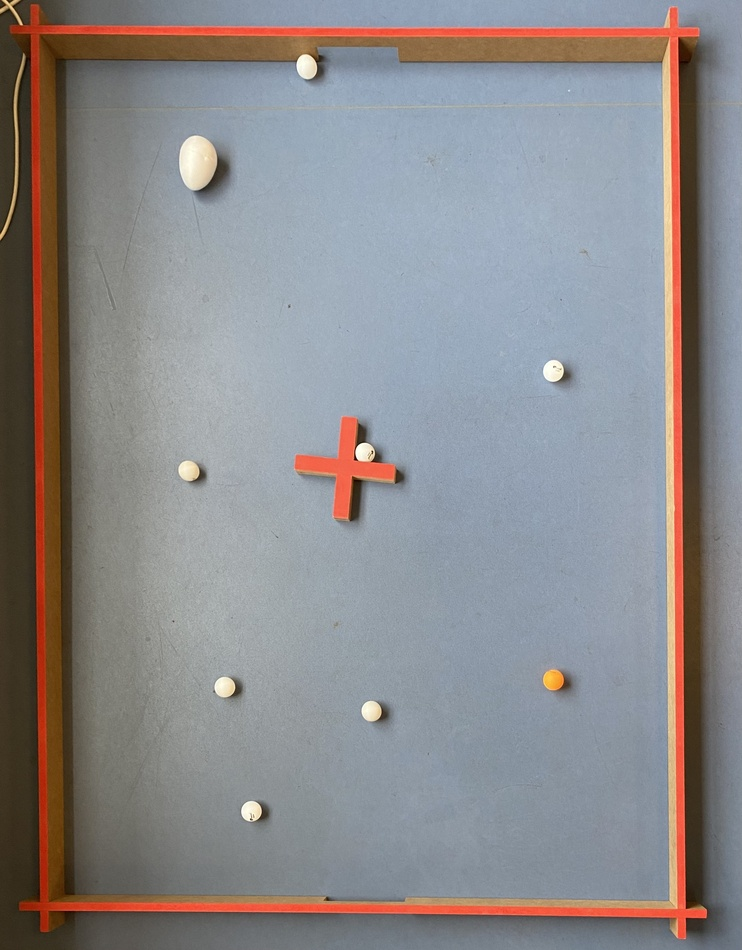
#> input picture python/app/datasets/imags/test1.jpg, 742 x 950 px, shrunk from 2551 x 3266 before the run, found by its file name
$ python imagrball.py
#> lines starting #> are read from the running program, lines starting #| are printed output that depends on the picture; after the words box and inside, x2 and y2 are one past the last pixel; in counts of white or black regions, pixels touching at a corner belong together

import cv2
import numpy as np

# Provide the correct full path to the image file
image_path = '/Users/hallahalhag/Documents/GitHub/GolfBot.Group18/python/app/datasets/imags/test1.jpg'

# Load the image
img = cv2.imread(image_path)
#> img is the input picture: shape (950, 742, 3); mean B, G, R 138.4, 136.9, 139.2

# Check if the image is loaded successfully
if img is None:
    print(f"Error: Unable to load the image from '{image_path}'.")
else:
    # Convert the image to grayscale
    gray = cv2.cvtColor(img, cv2.COLOR_BGR2GRAY)
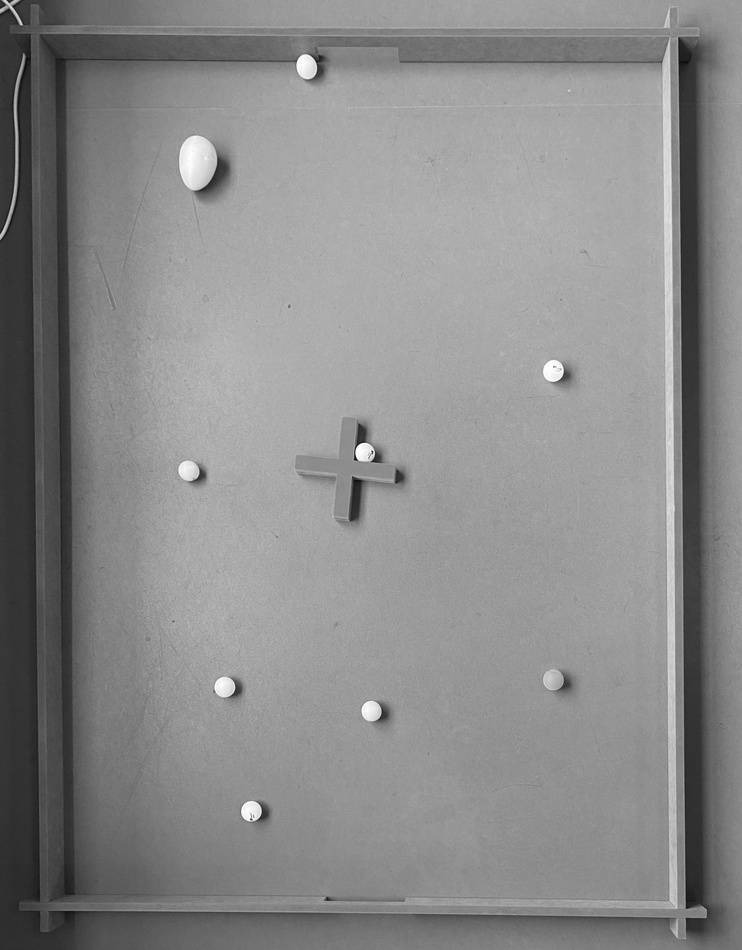
#> gray: shape (950, 742); min 9, max 254, mean 137.8

    # Apply GaussianBlur to reduce noise and help the circle detection
    blurred = cv2.GaussianBlur(gray, (9, 9), 2)

    # Use Hough Circle Transform to detect circles for the ball
    circles = cv2.HoughCircles(
        blurred,
        cv2.HOUGH_GRADIENT,
        dp=1,
        minDist=50,
        param1=50,
        param2=30,
        minRadius=10,
        maxRadius=50
    )
#> circles = None

    # If circles are found for the ball, draw them on the image
    if circles is not None:
        circles = np.uint16(np.around(circles))
        for i, circle in enumerate(circles[0, :]):
            # Draw the outer circle
            cv2.circle(img, (circle[0], circle[1]), circle[2], (0, 255, 0), 2)
            # Draw the center of the circle
            cv2.circle(img, (circle[0], circle[1]), 2, (0, 0, 255), 3)
            label_position = (circle[0] - 10, circle[1] - 10)
            cv2.putText(img, "golf_ball", label_position, cv2.FONT_HERSHEY_SIMPLEX, 0.5, (255, 255, 255), 2)

    # Threshold the image to segment the white cork (adjust the threshold value as needed)
    _, thresh = cv2.threshold(blurred, 200, 255, cv2.THRESH_BINARY)
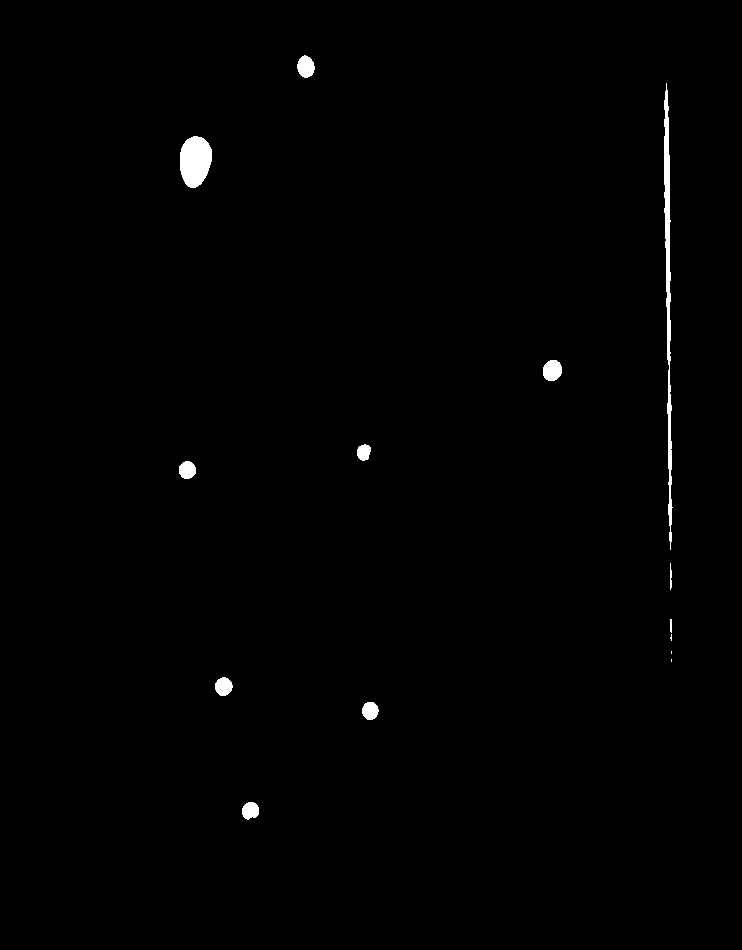
#> thresh: shape (950, 742); 0.7% white; 14 white regions (3 under 20 px)

    # Find contours in the thresholded image for the egg
    contours, _ = cv2.findContours(thresh, cv2.RETR_EXTERNAL, cv2.CHAIN_APPROX_SIMPLE)
#> contours = 14 contours, 5 with area under 20; largest, box (x1, y1, x2, y2) and area: (664, 83, 673, 550) 1302, (180, 136, 212, 188) 1240, (543, 360, 562, 381) 297, (297, 55, 315, 78) 275, (215, 677, 233, 696) 233

    # Iterate through detected contours for the egg
    for contour in contours:
        # Calculate the area of the contour
        area = cv2.contourArea(contour)

        # If the contour has a reasonable area (adjust threshold as needed)
        if area > 1000:
            # Draw the contour on the original image
            cv2.drawContours(img, [contour], -1, (255, 0, 0), 2)

            # Label the contour as "egg"
            M = cv2.moments(contour)
            if M["m00"] != 0:
                cX = int(M["m10"] / M["m00"])
                cY = int(M["m01"] / M["m00"])
                label_position = (cX - 10, cY - 10)
                cv2.putText(img, "egg", label_position, cv2.FONT_HERSHEY_SIMPLEX, 0.5, (255, 255, 255), 2)
#> this loop made 14 passes
#> (area, cX, cY, label_position) on passes 12 to 13: (1239.5, 194, 160, (184, 150)), (1302, 667, 281, (657, 271))
#> area on passes 1, 2, 3, 9, 10, 11: 214, 214.5, 233, 219.5, 160.5, 297
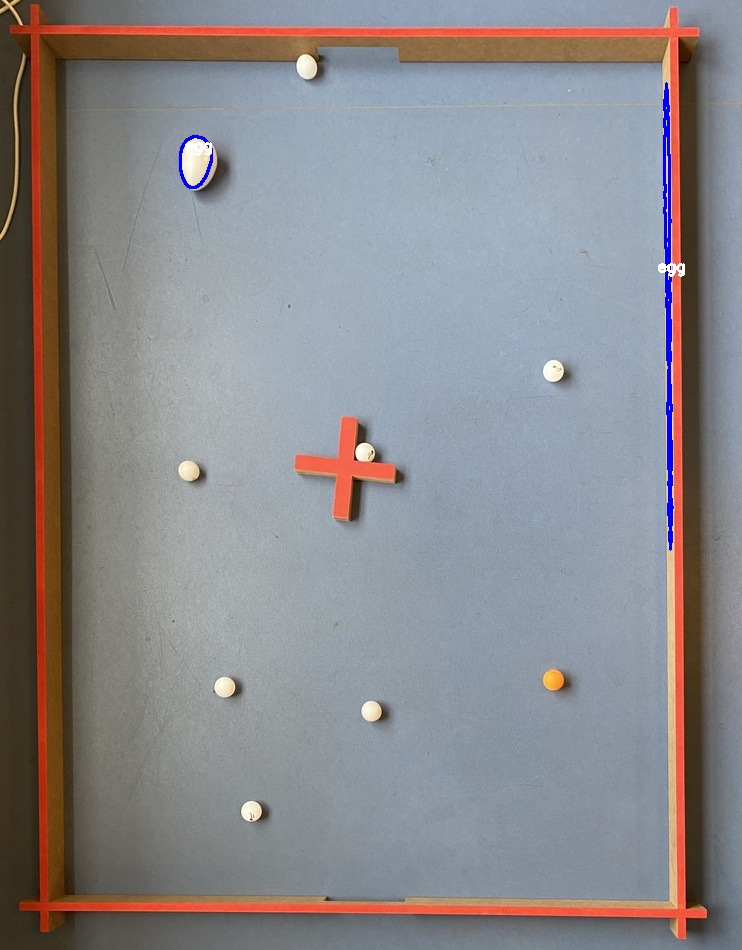
#> img: shape (950, 742, 3); 0.49% of pixels changed, all inside (x1, y1, x2, y2) = (179, 82, 685, 551)

    # Display the image with detected circles and contours
    cv2.imshow('Objects Detected', img)
    cv2.waitKey(0)
    cv2.destroyAllWindows()


"""""
import cv2

import numpy as np

# Provide the correct full path to the image file
image_path = '/Users/hallahalhag/Documents/GitHub/GolfBot.Group18/python/app/datasets/imags/test1.jpg'

# Load the image
img = cv2.imread(image_path)

# Check if the image is loaded successfully
if img is None:
 print(f"Error: Unable to load the image from '{image_path}'.")
else:
    ball_gray = cv2.cvtColor(img, cv2.COLOR_BGR2GRAY)
    blurred = cv2.GaussianBlur(ball_gray, (9, 9), 2)

    # Use Hough Circle Transform to detect circles
    circles = cv2.HoughCircles(
        blurred,
        cv2.HOUGH_GRADIENT,
        dp=1,
        minDist=50,
        param1=50,
        param2=30,
        minRadius=10,
        maxRadius=50
    )

    # If circles are found, draw them on the image
    if circles is not None:
        circles = np.uint16(np.around(circles))
        for i, circle in enumerate(circles[0, :]):
            # Draw the outer circle
            cv2.circle(img, (circle[0], circle[1]), circle[2], (0, 255, 0), 2)
            # Draw the center of the circle
            cv2.circle(img, (circle[0], circle[1]), 2, (0, 0, 255), 3)

            label_position = (circle[0] - 10, circle[1] - 10)
            cv2.putText(img, "ball", label_position, cv2.FONT_HERSHEY_SIMPLEX, 0.5, (255, 255, 255), 2)
    # Find contours in the grayscale image
    contours, _ = cv2.findContours(blurred, cv2.RETR_EXTERNAL, cv2.CHAIN_APPROX_SIMPLE)

    # Iterate through detected contours
    for contour in contours:
         # Approximate the contour to a polygon
            approx = cv2.approxPolyDP(contour, 0.01 * cv2.arcLength(contour, True), True)

            # If the contour has a reasonable area (adjust threshold as needed)
            if cv2.contourArea(contour) > 1000:
                # Draw the contour on the image
                cv2.drawContours(img, [approx], 0, (255, 0, 0), 2)

                label_position = (approx[0][0][0], approx[0][0][1])

    cv2.putText(img, "egg", label_position, cv2.FONT_HERSHEY_SIMPLEX, 0.5, (255, 255, 255), 2)

    egg_circles = cv2.HoughCircles(
        blurred,
        cv2.HOUGH_GRADIENT,
        dp=1,
        minDist=50,
        param1=50,
        param2=30,
        minRadius=10,
        maxRadius=50
    )

        # Display the image with circles
    cv2.imshow('Objects Detected', img)
    cv2.waitKey(0)
    cv2.destroyAllWindows()
       # else:
      #  print("No circles detected in the image.")
      """

$ run again, with python/app/datasets/imags/Banen1.jpg copied over python/app/datasets/imags/test1.jpg
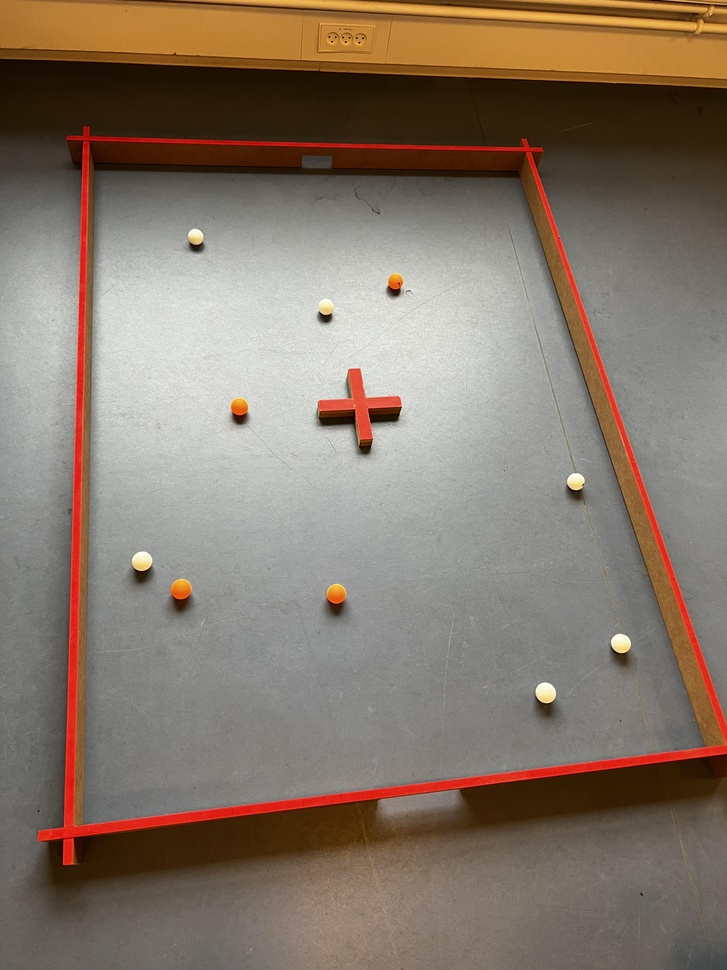
#> input picture python/app/datasets/imags/Banen1.jpg, 727 x 970 px, shrunk from 3024 x 4032 before the run, found by its file name
#> img is the input picture: shape (970, 727, 3); mean B, G, R 106.1, 119.4, 134.2
#> circles = None
#> `_, thresh = cv2.threshold(blurred, 200, 255, cv2.THRESH_BINARY)`:
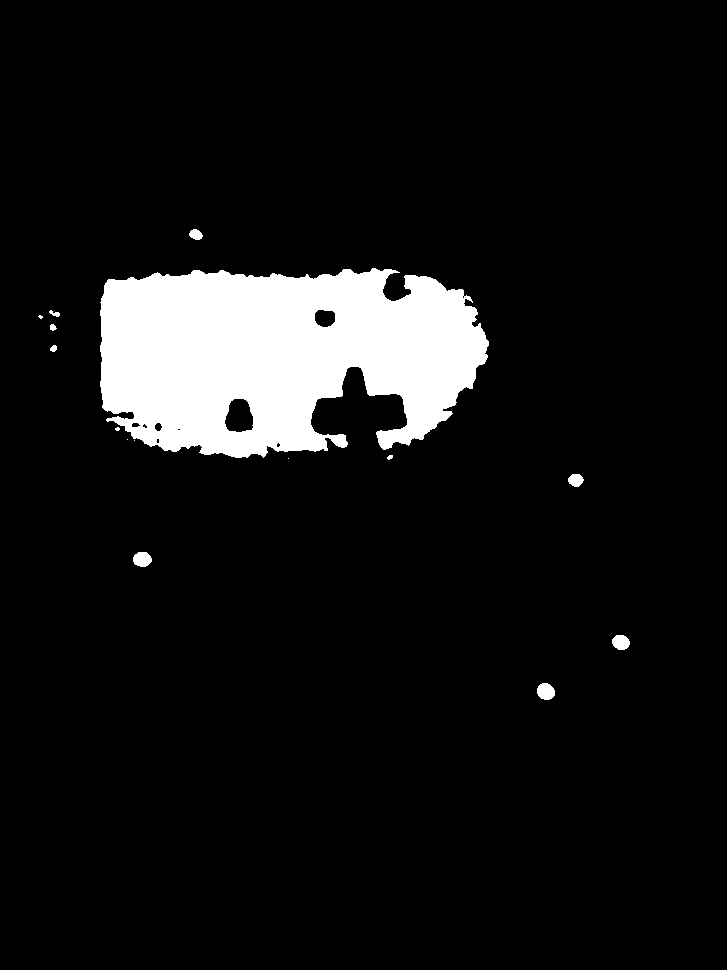
#> thresh: shape (970, 727); 8.1% white; 15 white regions (5 under 20 px)
#> contours = 15 contours, 6 with area under 20; largest, box (x1, y1, x2, y2) and area: (100, 268, 489, 458) 56316, (537, 683, 555, 700) 218, (133, 552, 152, 567) 201, (612, 635, 630, 650) 190, (568, 474, 584, 487) 136
#> the loop `for contour in contours:` made 15 passes
#> (area, cX, cY, label_position) on pass 14: (56316.5, 277, 355, (267, 345))
#> after the loop `for contour in contours:`:
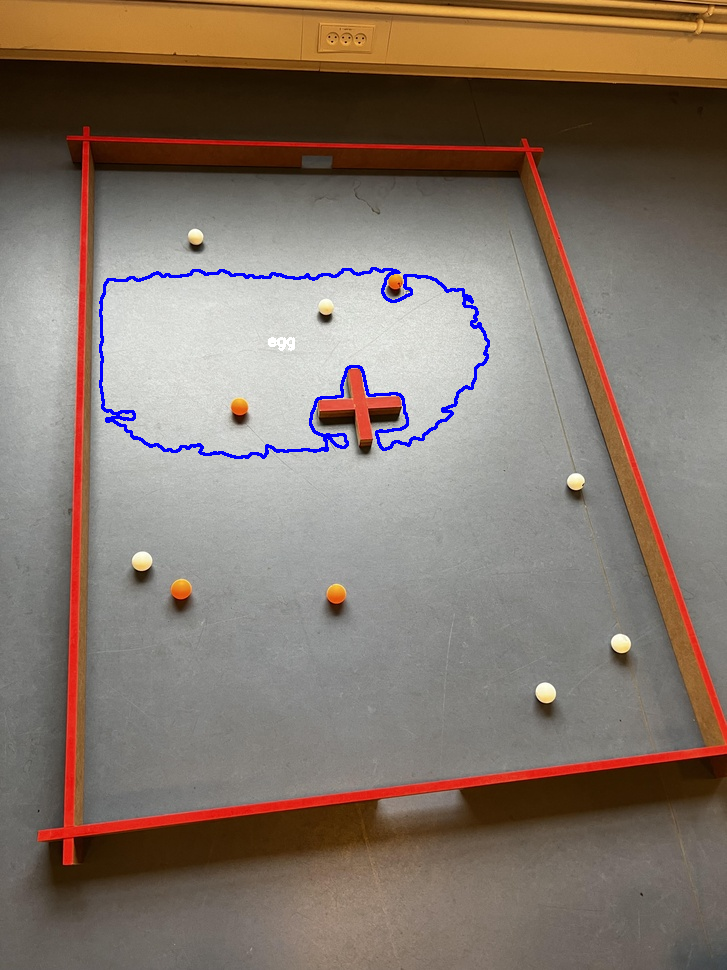
#> img: shape (970, 727, 3); 0.78% of pixels changed, all inside (x1, y1, x2, y2) = (99, 267, 490, 459)
